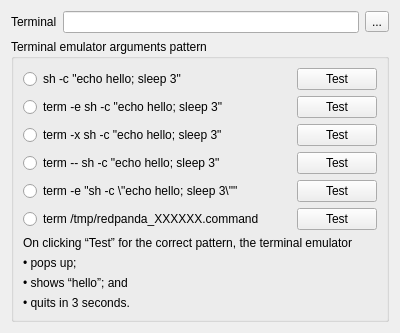
<?xml version="1.0" encoding="UTF-8"?>
<ui version="4.0">
 <class>EnvironmentProgramsWidget</class>
 <widget class="QWidget" name="EnvironmentProgramsWidget">
  <property name="geometry">
   <rect>
    <x>0</x>
    <y>0</y>
    <width>400</width>
    <height>300</height>
   </rect>
  </property>
  <property name="windowTitle">
   <string>Form</string>
  </property>
  <layout class="QGridLayout" name="gridLayout">
   <item row="0" column="1">
    <widget class="QLineEdit" name="txtTerminal"/>
   </item>
   <item row="0" column="2">
    <widget class="QToolButton" name="btnChooseTerminal">
     <property name="text">
      <string>...</string>
     </property>
     <property name="icon">
      <iconset resource="../icons.qrc">
       <normaloff>:/icons/images/newlook24/053-open.png</normaloff>:/icons/images/newlook24/053-open.png</iconset>
     </property>
    </widget>
   </item>
   <item row="0" column="0">
    <widget class="QLabel" name="label">
     <property name="text">
      <string>Terminal</string>
     </property>
    </widget>
   </item>
   <item row="1" column="0" colspan="3">
    <widget class="QGroupBox" name="groupBox">
     <property name="title">
      <string>Terminal emulator arguments pattern</string>
     </property>
     <layout class="QGridLayout" name="gridLayout_2">
      <item row="0" column="0">
       <widget class="QRadioButton" name="rbImplicitSystem">
        <property name="text">
         <string>sh -c &quot;echo hello; sleep 3&quot;</string>
        </property>
       </widget>
      </item>
      <item row="0" column="1">
       <spacer name="horizontalSpacer">
        <property name="orientation">
         <enum>Qt::Horizontal</enum>
        </property>
        <property name="sizeHint" stdset="0">
         <size>
          <width>40</width>
          <height>20</height>
         </size>
        </property>
       </spacer>
      </item>
      <item row="0" column="2">
       <widget class="QPushButton" name="pbImplicitSystem">
        <property name="text">
         <string>Test</string>
        </property>
       </widget>
      </item>
      <item row="1" column="0">
       <widget class="QRadioButton" name="rbMinusEAppendArgs">
        <property name="text">
         <string>term -e sh -c &quot;echo hello; sleep 3&quot;</string>
        </property>
       </widget>
      </item>
      <item row="1" column="2">
       <widget class="QPushButton" name="pbMinusEAppendArgs">
        <property name="text">
         <string>Test</string>
        </property>
       </widget>
      </item>
      <item row="2" column="0">
       <widget class="QRadioButton" name="rbMinusXAppendArgs">
        <property name="text">
         <string>term -x sh -c &quot;echo hello; sleep 3&quot;</string>
        </property>
       </widget>
      </item>
      <item row="2" column="2">
       <widget class="QPushButton" name="pbMinusXAppendArgs">
        <property name="text">
         <string>Test</string>
        </property>
       </widget>
      </item>
      <item row="3" column="0">
       <widget class="QRadioButton" name="rbMinusMinusAppendArgs">
        <property name="text">
         <string>term -- sh -c &quot;echo hello; sleep 3&quot;</string>
        </property>
       </widget>
      </item>
      <item row="3" column="2">
       <widget class="QPushButton" name="pbMinusMinusAppendArgs">
        <property name="text">
         <string>Test</string>
        </property>
       </widget>
      </item>
      <item row="4" column="0">
       <widget class="QRadioButton" name="rbMinusEAppendCommandLine">
        <property name="text">
         <string>term -e &quot;sh -c \&quot;echo hello; sleep 3\&quot;&quot;</string>
        </property>
       </widget>
      </item>
      <item row="4" column="2">
       <widget class="QPushButton" name="pbMinusEAppendCommandLine">
        <property name="text">
         <string>Test</string>
        </property>
       </widget>
      </item>
      <item row="5" column="0">
       <widget class="QRadioButton" name="rbWriteCommandLineToTempFileThenTempFilename">
        <property name="text">
         <string>term /tmp/redpanda_XXXXXX.command</string>
        </property>
       </widget>
      </item>
      <item row="5" column="2">
       <widget class="QPushButton" name="pbWriteCommandLineToTempFileThenTempFilename">
        <property name="text">
         <string>Test</string>
        </property>
       </widget>
      </item>
      <item row="6" column="0" colspan="3">
       <widget class="QLabel" name="lExpectedBahavior0">
        <property name="text">
         <string>On clicking “Test” for the correct pattern, the terminal emulator</string>
        </property>
       </widget>
      </item>
      <item row="7" column="0" colspan="3">
       <widget class="QLabel" name="lExpectedBahavior1">
        <property name="text">
         <string>• pops up;</string>
        </property>
       </widget>
      </item>
      <item row="8" column="0" colspan="3">
       <widget class="QLabel" name="lExpectedBahavior2">
        <property name="text">
         <string>• shows “hello”; and</string>
        </property>
       </widget>
      </item>
      <item row="9" column="0" colspan="3">
       <widget class="QLabel" name="lExpectedBahavior3">
        <property name="text">
         <string>• quits in 3 seconds.</string>
        </property>
       </widget>
      </item>
     </layout>
    </widget>
   </item>
   <item row="2" column="2">
    <spacer name="verticalSpacer">
     <property name="orientation">
      <enum>Qt::Vertical</enum>
     </property>
     <property name="sizeHint" stdset="0">
      <size>
       <width>20</width>
       <height>40</height>
      </size>
     </property>
    </spacer>
   </item>
  </layout>
 </widget>
 <resources>
  <include location="../icons.qrc"/>
 </resources>
 <connections/>
</ui>
